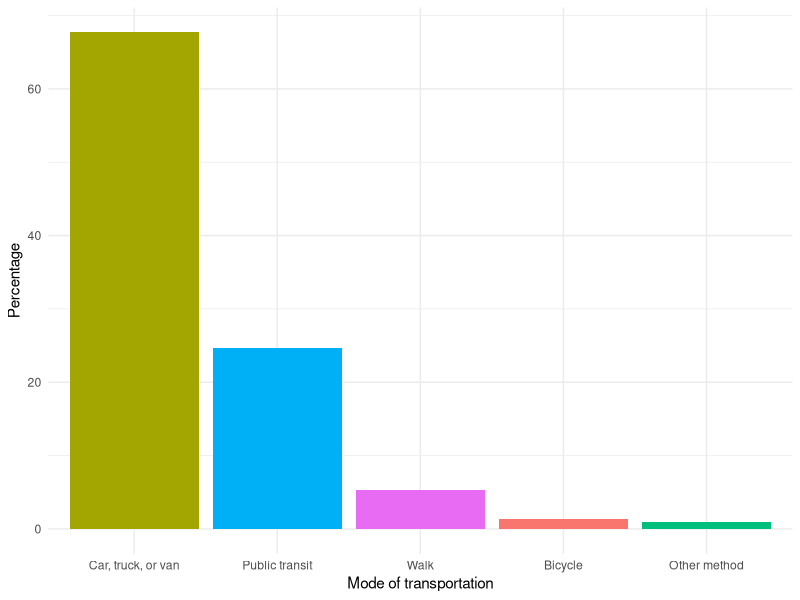

Here is the R script that generated this plot:
library(tidyverse)

transport = read_csv('data/transport.csv') %>%
  rename(
    `Car, truck, or van` = Car..truck..or.van,
    `Public transit` = Public.tansit,
    `Other method` = Other.method
  )

transport_long = transport %>%
  pivot_longer(1:5, names_to = "mode", values_to = "percentage")

transport_long %>%
  ggplot(aes(
    x = fct_reorder(mode, desc(percentage)),
    y = percentage,
    fill = mode
  )) +
  geom_bar(stat = "identity") +
  labs(x = "Mode of transportation",
       y = "Percentage") +
  theme_minimal() +
  theme(legend.position = "none")
